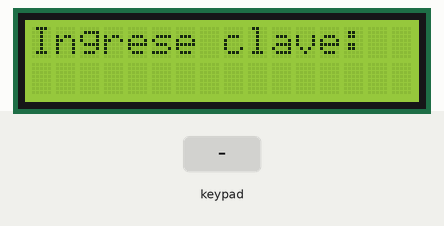
The sketch below on a simulated Arduino Uno, built with avr-gcc and run on an emulated ATmega328P. On the bench: 16×2 character LCD. The test bench sets the inputs (shaded band).

Above: at 1.2 s.
1.3 s: keypad keys 1 2 3 4 # pressed 0.4 s apart
At 4.1 s:
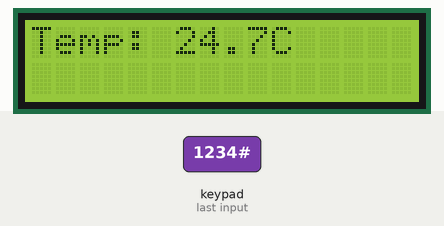
4.8 s: key 'A' pressed
At 6.0 s:
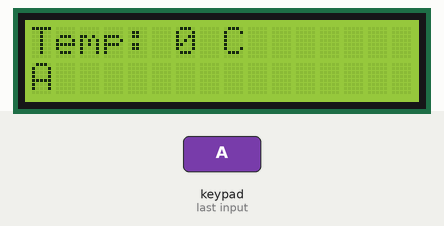
6.3 s: key 'B' pressed
At 7.4 s:
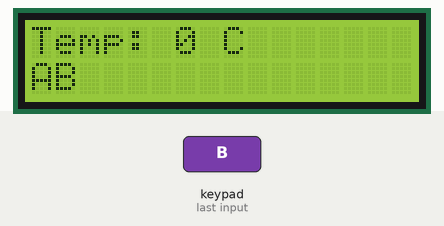
7.8 s: keypad keys 1 2 3 4 * pressed 0.4 s apart
At 10.8 s:
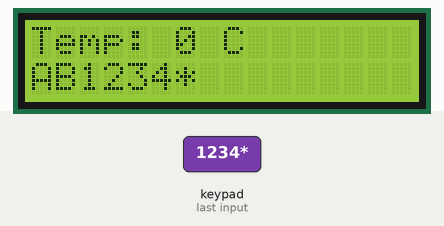
11.3 s: key 'C' pressed
At 12.4 s:
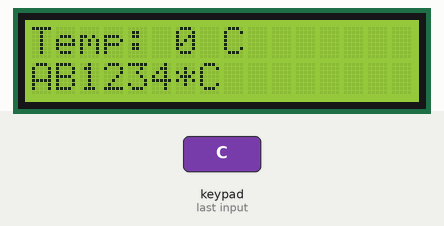
12.8 s: keypad keys 1 2 3 4 A pressed 0.4 s apart
At 15.8 s:
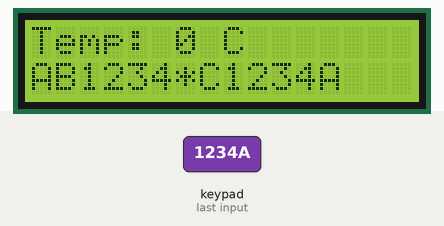
Timing chart, 0 to 17.3 s (numbered marks = the images above; inputs shaded):
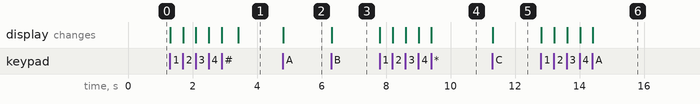

Measured:
- after the input at 1.3 s, the display: first changes at once (image 1 shows a later state)
- after the input at 4.8 s, the display: changes at once (image 2)
- after the input at 6.3 s, the display: changes at once (image 3)
- after the input at 7.8 s, the display: first changes at once (image 4 shows a later state)
- after the input at 11.3 s, the display: changes at once (image 5)
- after the input at 12.8 s, the display: first changes at once (image 6 shows a later state)

The sketch:

ej_6.1.ino
```cpp
/*
Ejercicio 6.1
Debemos lograr mostrar la temperatura y el ingreso de contraseña, solo se podrá cambiar la
temperatura si se ingresa la contraseña correcta. Podemos bloquear el cambio de temperatura
si se ingresa una contraseña incorrecta.
*/

#include <Keypad.h>
#include <LiquidCrystal.h>

LiquidCrystal lcd(2, A0, A2, A3, A4, A5);

const byte ROWS = 4;
const byte COLS = 4;

char teclas[ROWS][COLS] =
{
  {'1','2','3','A'},
  {'4','5','6','B'},
  {'7','8','9','C'},
  {'*','0','#','D'}
};

byte filas[ROWS] = {10, 9, 8, 7};
byte columnas[COLS] = {6, 5, 4, 3};

Keypad teclado = Keypad(makeKeymap(teclas), filas, columnas, ROWS, COLS);

String password = "1234"; // Contraseña permitida
String inputPassword = "";
int tempPin = A1;  // Pin donde está conectado el sensor TMP36

void setup()
{
  lcd.begin(16, 2);
  lcd.setCursor(0, 0);
  lcd.print("Ingrese clave:");
}

void loop()
{
  char key = teclado.getKey();

  if (key)
  {
    if (key == '#') // Si se presiona el botón '#' (significa confirmar la contraseña)
    {
      if (inputPassword == password)
      {
        lcd.clear();
        lcd.setCursor(0, 0);
        lcd.print("Correct password");
        delay(500);
        lcd.clear();

        int rawValue = analogRead(tempPin);
        float voltage = (rawValue / 1024.0) * 5.0;
        float temperature = (voltage - 0.5) * 100.0;

        lcd.setCursor(0, 0);
        lcd.print("Temp: " + String(temperature, 1) + "C");
      }
      else
      {
        lcd.clear();
        lcd.setCursor(0, 0);
        lcd.print("Temp: 0 C");
        lcd.setCursor(0, 2);
        lcd.print("Locked");
      }
      inputPassword = ""; // Reiniciar la contraseña ingresada
    }
    else
    {
      lcd.clear();
      lcd.setCursor(0, 0);
      lcd.print("Temp: 0 C");
      inputPassword += key;
      lcd.setCursor(0, 2);
      lcd.print(inputPassword);
    }
  }
}
```
